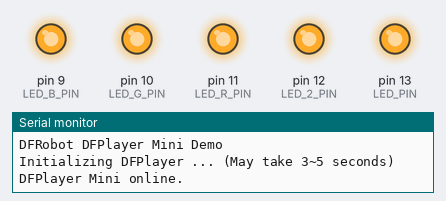
Simulated run of this sketch. Board: Arduino Uno, built with avr-gcc and run on an emulated ATmega328P. Parts: output pins drawn as LEDs (lit = HIGH), the last lines printed to the serial monitor. Random numbers use the default seed unless the sketch sets one; the audio player accepts every command and is not drawn.

Above: at 0.6 s.
At 2.7 s:
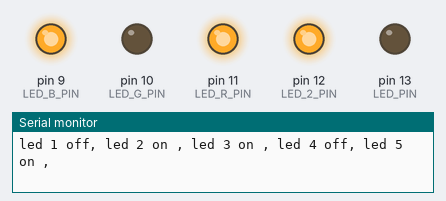
At 6.7 s:
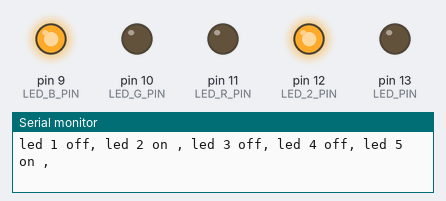
At 14.7 s:
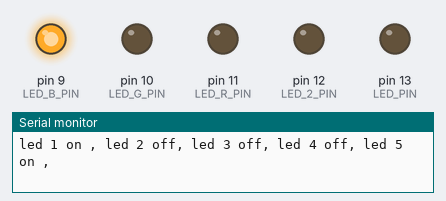
At 24.8 s:
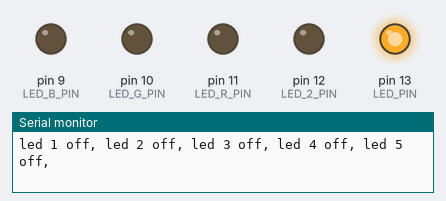
At 36.9 s:
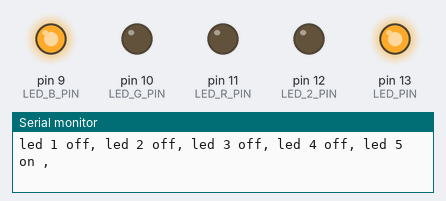
Timing chart, 0 to 40.0 s (numbered marks = the images above):
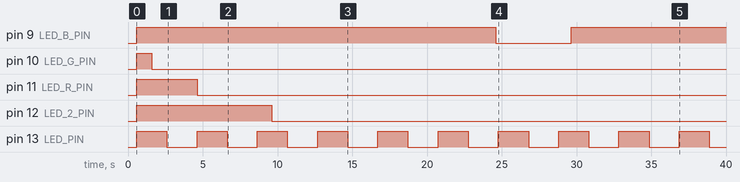

The sketch:

random_light.ino
```cpp
//***************************************************************************************************************************//
//                                            Randum Light System V1.0
//***************************************************************************************************************************//
/*    IO Connaction:
// A0 - NOT CONNECTED
// A1 - NOT CONNECTED
// A2 - NOT CONNECTED
// A3 - NOT CONNECTED
// A4 - NOT CONNECTED
// A5 - NOT CONNECTED
// A6 - NOT CONNECTED
// A7 - NOT CONNECTED
// D0 - NOT CONNECTED
// D1 - NOT CONNECTED
// D2 - RX_PIN
// D3 - TX_PIN
// D4 - NOT CONNECTED
// D5 - NOT CONNECTED
// D6 - NOT CONNECTED
// D7 - NOT CONNECTED
// D8 - NOT CONNECTED
// D9 - LED_R_PIN
// D10 - LED_G_PIN
// D11 - LED_B_PIN
// D12 - LED 2 PIN
// D13 - LED
*/
//***************************************************************************************************************************//
#include <SoftwareSerial.h>
#include "DFRobotDFPlayerMini.h"

//***************************************************************************************************************************//
// Define IO
#define RX_PIN 2
#define TX_PIN 3

#define NUM_OF_OUTPUT 5
#define LED_B_PIN 9
#define LED_G_PIN 10
#define LED_R_PIN 11
#define LED_2_PIN 12
#define LED_PIN 13

//***************************************************************************************************************************//
const unsigned char outputPinArray[NUM_OF_OUTPUT] = {LED_PIN, LED_2_PIN, LED_R_PIN, LED_G_PIN, LED_B_PIN};
const unsigned int minTimeArrayOn[NUM_OF_OUTPUT] =  {2, 5   , 1   , 1 , 20};
const unsigned int maxTimeArrayOn[NUM_OF_OUTPUT] =  {2, 10  , 5   , 1 , 30};
const unsigned int minTimeArrayOff[NUM_OF_OUTPUT] = {2, 1*60, 60*5, 60, 5 };
const unsigned int maxTimeArrayOff[NUM_OF_OUTPUT] = {2, 3*60, 60*5, 60, 5 };

const unsigned int SpkMinTimeOff = 20*60;   // sec
const unsigned int SpkMaxTimeOff = 60*60;   // sec

unsigned long outputTimeArray[NUM_OF_OUTPUT];
unsigned long spkDelayTime = 0;

//***************************************************************************************************************************//
SoftwareSerial mySoftwareSerial(RX_PIN, TX_PIN); // RX, TX
DFRobotDFPlayerMini myDFPlayer;
void printDetail(uint8_t type, int value);

//***************************************************************************************************************************//
void setup() {
  Serial.begin(9600);
  mySoftwareSerial.begin(9600);

  // if analog input pin 0 is unconnected, random analog
  // noise will cause the call to randomSeed() to generate
  // different seed numbers each time the sketch runs.
  // randomSeed() will then shuffle the random function.
  randomSeed(analogRead(0));

  for (int i=0; i<NUM_OF_OUTPUT; i++) {
    pinMode(outputPinArray[i], OUTPUT);
    digitalWrite(outputPinArray[i], LOW);
    outputTimeArray[i] = 0;
  }


  Serial.println();
  Serial.println(F("DFRobot DFPlayer Mini Demo"));
  Serial.println(F("Initializing DFPlayer ... (May take 3~5 seconds)"));

  if (!myDFPlayer.begin(mySoftwareSerial)) {  //Use softwareSerial to communicate with mp3.
    Serial.println(F("Unable to begin:"));
    Serial.println(F("1.Please recheck the connection!"));
    Serial.println(F("2.Please insert the SD card!"));
    while(true);
  }
  Serial.println(F("DFPlayer Mini online."));

  myDFPlayer.setTimeOut(500); //Set serial communictaion time out 500ms
  myDFPlayer.volume(30);  //Set volume value (0~30).
  myDFPlayer.EQ(DFPLAYER_EQ_NORMAL); // Set different EQ
  myDFPlayer.outputDevice(DFPLAYER_DEVICE_SD); // Set device we use SD as default

  delay(50);
}
//***************************************************************************************************************************//
void loop() {
  for (int i=0; i<NUM_OF_OUTPUT; i++) {
    UpdateOutput(i);
  }
  checkSpk();
  printStatus();

  delay(10);
}
//***************************************************************************************************************************//
void UpdateOutput(int i) {
  if (outputTimeArray[i] < millis()) {
    digitalWrite(outputPinArray[i], !digitalRead(outputPinArray[i]));
    if (digitalRead(outputPinArray[i]))
      outputTimeArray[i] = millis() + random(minTimeArrayOn[i], maxTimeArrayOn[i])*1000;
    else
      outputTimeArray[i] = millis() + random(minTimeArrayOff[i], maxTimeArrayOff[i])*1000;
  }
}
//***************************************************************************************************************************//
void checkSpk() {
  if (spkDelayTime < millis()) {
    int audioNum = random(1,myDFPlayer.readFileCounts()+1);     //read all file counts in SD card
    myDFPlayer.play(audioNum);
    spkDelayTime = millis() + random(SpkMinTimeOff, SpkMaxTimeOff)*1000;
    Serial.print("SPK ON, audio "); Serial.print(audioNum); Serial.print(", next audio "); Serial.print((spkDelayTime-millis())/1000); Serial.println("sec.");
  }

  if (myDFPlayer.available()) {
    printDetail(myDFPlayer.readType(), myDFPlayer.read()); //Print the detail message from DFPlayer to handle different errors and states.
  }
}
//***************************************************************************************************************************//
void printStatus() {
  for (int i=0; i<NUM_OF_OUTPUT; i++) {
    Serial.print("led "); Serial.print(i+1);
    if (digitalRead(outputPinArray[i])) Serial.print(" on , ");
    else                                Serial.print(" off, ");
  }
  Serial.println("");
}
//***************************************************************************************************************************//
void printDetail(uint8_t type, int value) {
  switch (type) {
    case TimeOut:
      Serial.println(F("Time Out!"));
      break;
    case WrongStack:
      Serial.println(F("Stack Wrong!"));
      break;
    case DFPlayerCardInserted:
      Serial.println(F("Card Inserted!"));
      break;
    case DFPlayerCardRemoved:
      Serial.println(F("Card Removed!"));
      break;
    case DFPlayerCardOnline:
      Serial.println(F("Card Online!"));
      break;
    case DFPlayerPlayFinished:
      Serial.print(F("Number:"));
      Serial.print(value);
      Serial.println(F(" Play Finished!"));
      break;
    case DFPlayerError:
      Serial.print(F("DFPlayerError:"));
      switch (value) {
        case Busy:
          Serial.println(F("Card not found"));
          break;
        case Sleeping:
          Serial.println(F("Sleeping"));
          break;
        case SerialWrongStack:
          Serial.println(F("Get Wrong Stack"));
          break;
        case CheckSumNotMatch:
          Serial.println(F("Check Sum Not Match"));
          break;
        case FileIndexOut:
          Serial.println(F("File Index Out of Bound"));
          break;
        case FileMismatch:
          Serial.println(F("Cannot Find File"));
          break;
        case Advertise:
          Serial.println(F("In Advertise"));
          break;
        default:
          break;
      }
      break;
    default:
      break;
  }
}
//***************************************************************************************************************************//
```

Measured:
- by itself, pin 9 (LED_B_PIN): LOW → HIGH at 0.58 s, → LOW 24.0 s later, → HIGH 5.0 s later
- by itself, pin 10 (LED_G_PIN): LOW → HIGH at 0.58 s, → LOW 1.0 s later
- by itself, pin 11 (LED_R_PIN): LOW → HIGH at 0.58 s, → LOW 4.0 s later
- by itself, pin 12 (LED_2_PIN): LOW → HIGH at 0.58 s, → LOW 9.0 s later
- by itself, pin 13 (LED_PIN): alternates HIGH for 2.0 s and LOW for 2.0 s
